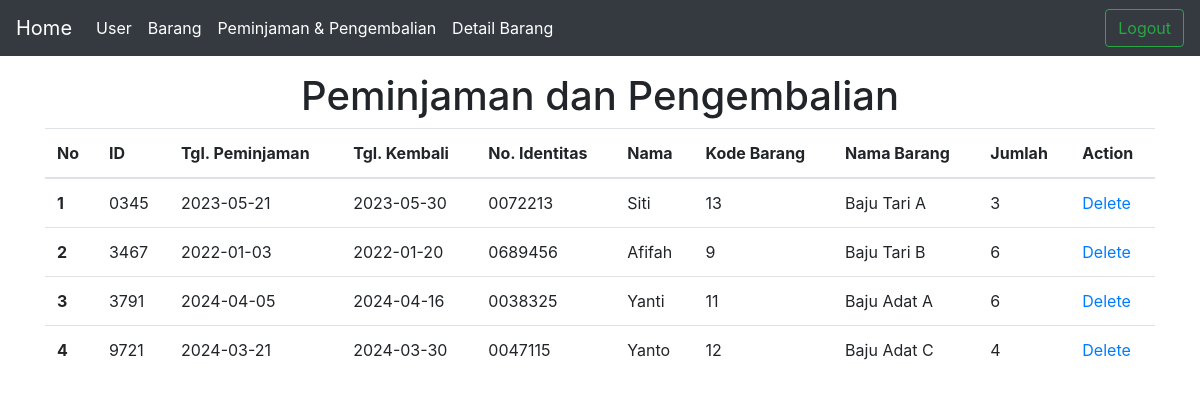
/peminjaman.php (signed in), run on the app's committed database.
### tables this page shows
CREATE TABLE `peminjaman` (
    `id` varchar(15) NOT NULL,
    `tgl_peminjaman` date NOT NULL,
    `tgl_kembali` date NOT NULL,
    `no_identitas` varchar(225) NOT NULL,
    `nama` varchar(225) NOT NULL,
    `kode_barang` varchar(225) NOT NULL,
    `nama_barang` varchar(225) NOT NULL,
    `jumlah` int(225) NOT NULL
  );

### database.php (called while the page is built, shortened)
<?php
$host="localhost";
$user="root";
$pass="";
$dbname="sts_mayna";
$koneksi=mysqli_connect($host, $user, $pass, $dbname) or die;
function tampildata($tablename)
{
    global $koneksi;
    $hasil=mysqli_query($koneksi, "select * from $tablename");
    $rows=[];
    while($row = mysqli_fetch_assoc($hasil))
    {
        $rows[] = $row;
    }
    return $rows;
}
?>

### peminjaman.php (the view, shortened to what this page needs)
<?php
require_once('database.php');
$data=tampildata('peminjaman');
$nomor=0;
?>
<!doctype html>
<html lang="en">
  <head>
    <link rel="stylesheet" href="https://cdn.jsdelivr.net/npm/bootstrap@4.0.0/dist/css/bootstrap.min.css">
  </head>
  <body>
  <nav class="navbar navbar-expand-lg navbar-dark bg-dark">
  <div class="collapse navbar-collapse" id="navbarSupportedContent">
    <a class="navbar-brand" href="home.php">Home</a>
    <ul class="navbar-nav mr-auto mt-2 mt-lg-0">
      <li class="nav-item active">
        <a class="nav-link" href="user.php">User</a>
      </li>
      <li class="nav-item active">
        <a class="nav-link" href="barang.php">Barang</a>
      </li>
      <li class="nav-item active">
        <a class="nav-link" href="peminjaman.php">Peminjaman & Pengembalian</a>
      </li>
       <li class="nav-item active">
        <a class="nav-link" href="detail_barang.php">Detail Barang </a>
      </li>
    </ul>
     <form class="d-flex">
            <a class="btn btn-outline-success" type="submit" href="logout.php">Logout</a>
          </form>
  </div>
</nav>
<div class="container mt-3">
    <center><h1>Peminjaman dan Pengembalian</h1></center>
    <table class="table">
  <thead>
    <tr>
    <th scope="col">No</th>
      <th scope="col">ID</th>
      <th scope="col">Tgl. Peminjaman</th>
      <th scope="col">Tgl. Kembali</th>
      <th scope="col">No. Identitas</th>
      <th scope="col">Nama</th>
      <th scope="col">Kode Barang</th>
      <th scope="col">Nama Barang</th>
      <th scope="col">Jumlah</th>
      <th scope="col">Action</th>
    </tr>
  </thead>
  <tbody>
  <?php foreach($data as $item) : ?>
    <?php $nomor++; ?>
    <tr>
      <th scope="row"><?php echo "$nomor"; ?></th>
      <td><?php echo $item['id']; ?></td>
      <td><?php echo $item['tgl_peminjaman']; ?></td>
      <td><?php echo $item['tgl_kembali']; ?></td>
      <td><?php echo $item['no_identitas']; ?></td>
      <td><?php echo $item['nama']; ?></td>
      <td><?php echo $item['kode_barang']; ?></td>
      <td><?php echo $item['nama_barang']; ?></td>
      <td><?php echo $item['jumlah']; ?></td>
      <td><?php echo "<a href='javascript:hapusData(".$item['id'].")'>Delete</a>"; ?></td>
    </tr>
    <?php endforeach ?>
  </tbody>
</table>
</div>
  </body>
</html>

### data on the page
peminjaman: id "0345", tgl_peminjaman "2023-05-21", tgl_kembali "2023-05-30", no_identitas "0072213", nama "Siti", kode_barang "13", nama_barang "Baju Tari A", jumlah "3"
peminjaman: id "3467", tgl_peminjaman "2022-01-03", tgl_kembali "2022-01-20", no_identitas "0689456", nama "Afifah", kode_barang "9", nama_barang "Baju Tari B", jumlah "6"
peminjaman: id "3791", tgl_peminjaman "2024-04-05", tgl_kembali "2024-04-16", no_identitas "0038325", nama "Yanti", kode_barang "11", nama_barang "Baju Adat A", jumlah "6"
peminjaman: id "9721", tgl_peminjaman "2024-03-21", tgl_kembali "2024-03-30", no_identitas "0047115", nama "Yanto", kode_barang "12", nama_barang "Baju Adat C", jumlah "4"
